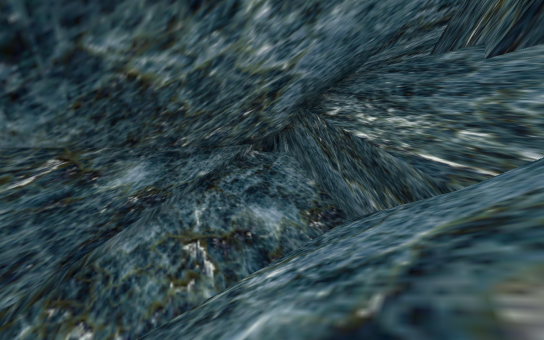
[1] (above)

12 first-person views from a walk through a 3-D level made in the Godot game engine. The camera is 1.2 m above the floor, tilts 6° down and sees 70° across. The floor is counted in squares, 2 m on a side. Each view is taken from the middle of a square. On the plan, view 1 faces up. The plan holds only what a view shows up to about 11 squares ahead; the rest is blank. The place goes on beyond the plan.

[2]
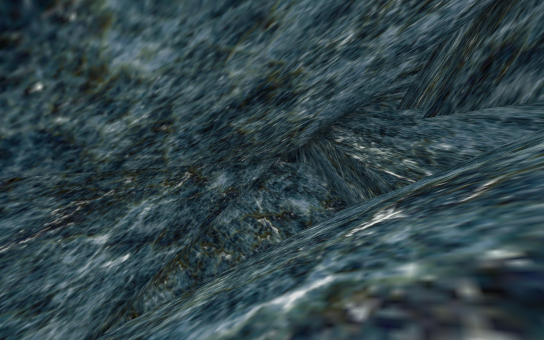

[3]
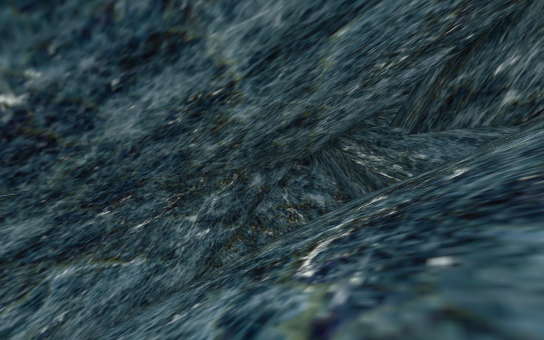

[4]
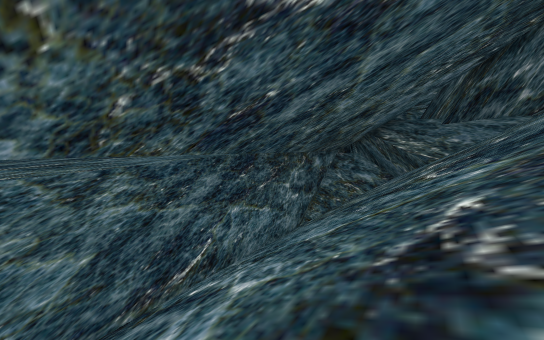

[5]
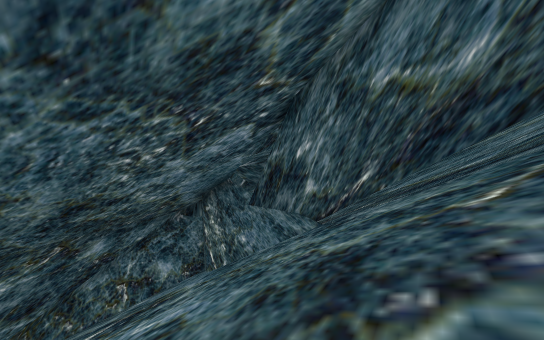

[6]
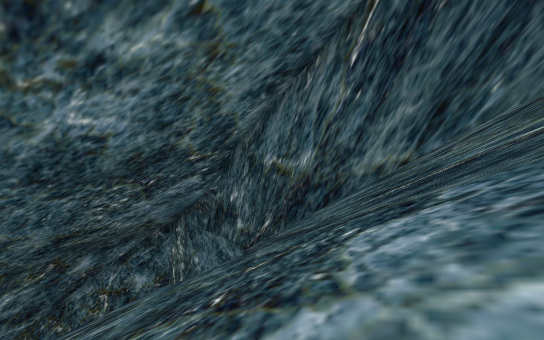

[7]
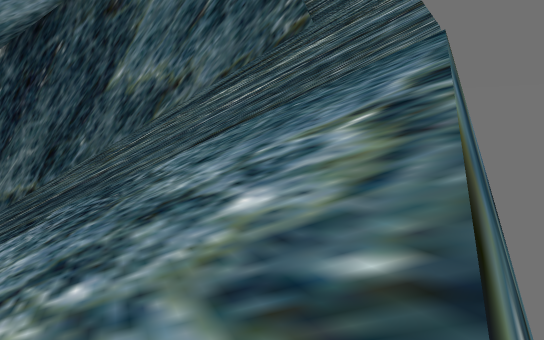

[8]
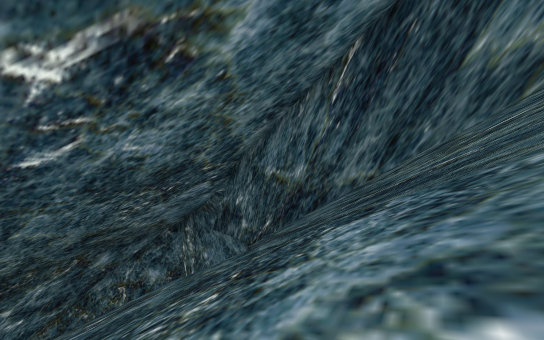

[9]
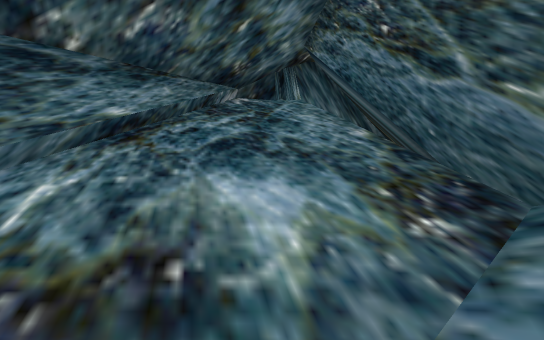

[10]
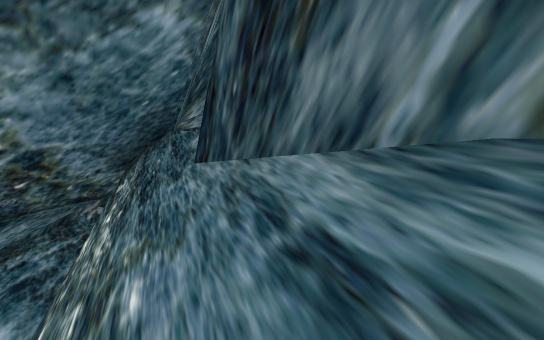

[11]
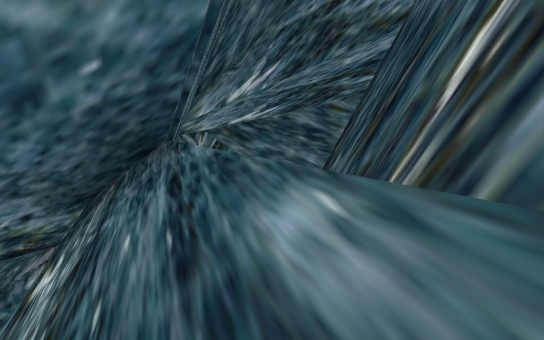

[12]
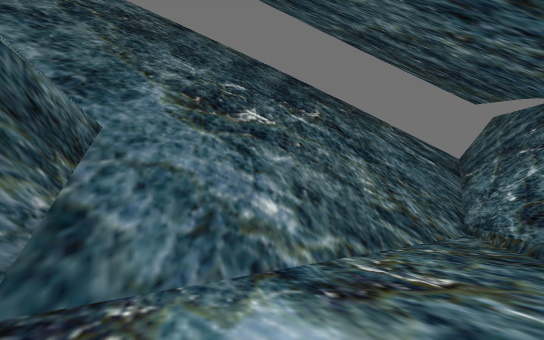

### Floor plan
Key: @ floor where view 1 was taken; # wall or solid block; x gap in a wall; . main floor; - floor 0.75 m lower than the main floor; : floor 1 m higher than the main floor; _ floor 1.5 m lower than the main floor; + floor 1.75 m higher than the main floor; * floor 6 m higher than the main floor; / step, stairs or slope; v drop or lower ground.
Columns run from 9 left of view 1 to 11 right of it. Each row starts with its distance up from view 1.
 14           ##
 13
 12         ###
 11        ##+#
 10        #++## #
  9        #::##/#
  8       ##::://#
  7       #/...//#
  6       #...///#
  5      ##--////#
  4      #/-/////#*
  3      #_///////#
  2      #/////////#
  1     ##/////////#
  0     #////@/////##
 -1    ##///////////#
 -2    #////////////#
 -3   ##/////////////#
 -4   #//////////////#
 -5  ##///////////////#
 -6  #////////  //////#
 -7 ##////////   /////#
 -8 #////////    //////#
 -9   //////      /////#
-10    ////        /////#
-11     ///        /////x
-12     //         ///vvv
-13     /          /vvv

Positions as (right, up) in squares from view 1, and headings:
1: (0, 0), facing up
2: (-1, -5), facing up
3: (-2, -9), facing up
4: (-5, -13), facing up
5: (4, -7), facing up
6: (6, -10), facing up
7: (6, -13), facing up-right
8: (6, -12), facing up
9: (0, 5), facing up
10: (4, 2), facing up
11: (3, 6), facing up
12: (0, 9), facing down
